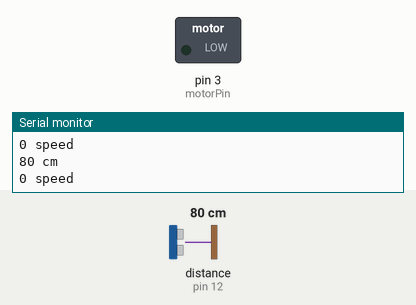
Recording of a sketch running on a simulated Arduino Uno, built with avr-gcc and run on an emulated ATmega328P. Parts: switched loads named in the sketch (green lamp = pin HIGH), the last lines printed to the serial monitor. The test bench sets the inputs (shaded band); at power-on: distance to the obstacle (sensor on pin 12) 80 cm. The echo pulse lasts 58.3 µs per cm.

Above: at 1.2 s.
1.3 s: distance to the obstacle (sensor on pin 12) set to 2 cm
At 1.8 s:
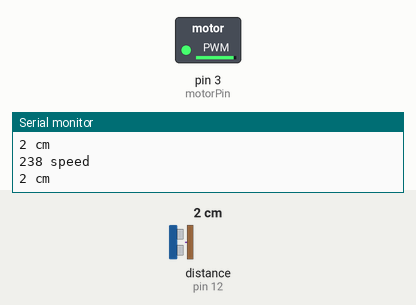
2.9 s: distance to the obstacle (sensor on pin 12) set to 18 cm
At 3.3 s:
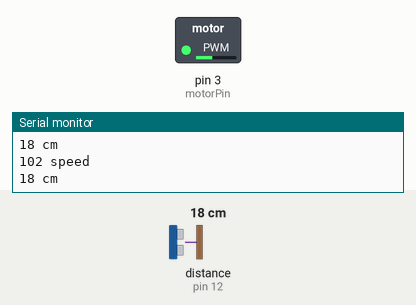
4.5 s: distance to the obstacle (sensor on pin 12) set to 9 cm
At 5.3 s:
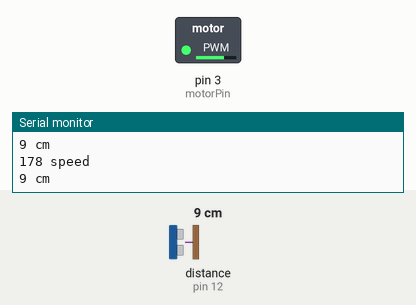
Timing chart, 0 to 7.5 s (numbered marks = the images above; inputs shaded):
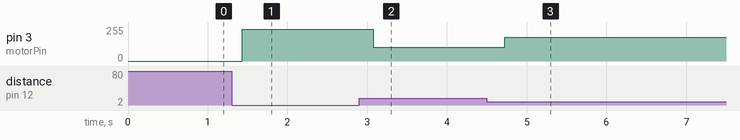

Measured:
- after the input at 1.3 s, pin 3 (motorPin): 0/255 → 238/255 after 0.13 s
- after the input at 2.9 s, pin 3 (motorPin): 238/255 → 102/255 after 0.17 s
- after the input at 4.5 s, pin 3 (motorPin): 102/255 → 178/255 after 0.23 s

The sketch:

sonarFanDA.ino
```cpp
#include <SR04.h>

int trigPin = 12;
int echoPin = 11;
int motorPin = 3;
SR04 sr04 = SR04(echoPin, trigPin);
long distance;
float factor;
int motorSpeed;

void setup() {
  pinMode(motorPin, OUTPUT);
  Serial.begin(9600);
}

void loop() {
  distance = sr04.Distance();
  Serial.print(distance);
  Serial.println(" cm");
  delay(100);
  motorSpeed = 0;
  if(distance < 30){
    factor = distance / 30.0;
    motorSpeed = 255 - (factor * 255);
  }
  Serial.print(motorSpeed);
  Serial.println(" speed");
  analogWrite(motorPin, motorSpeed);
}
```
